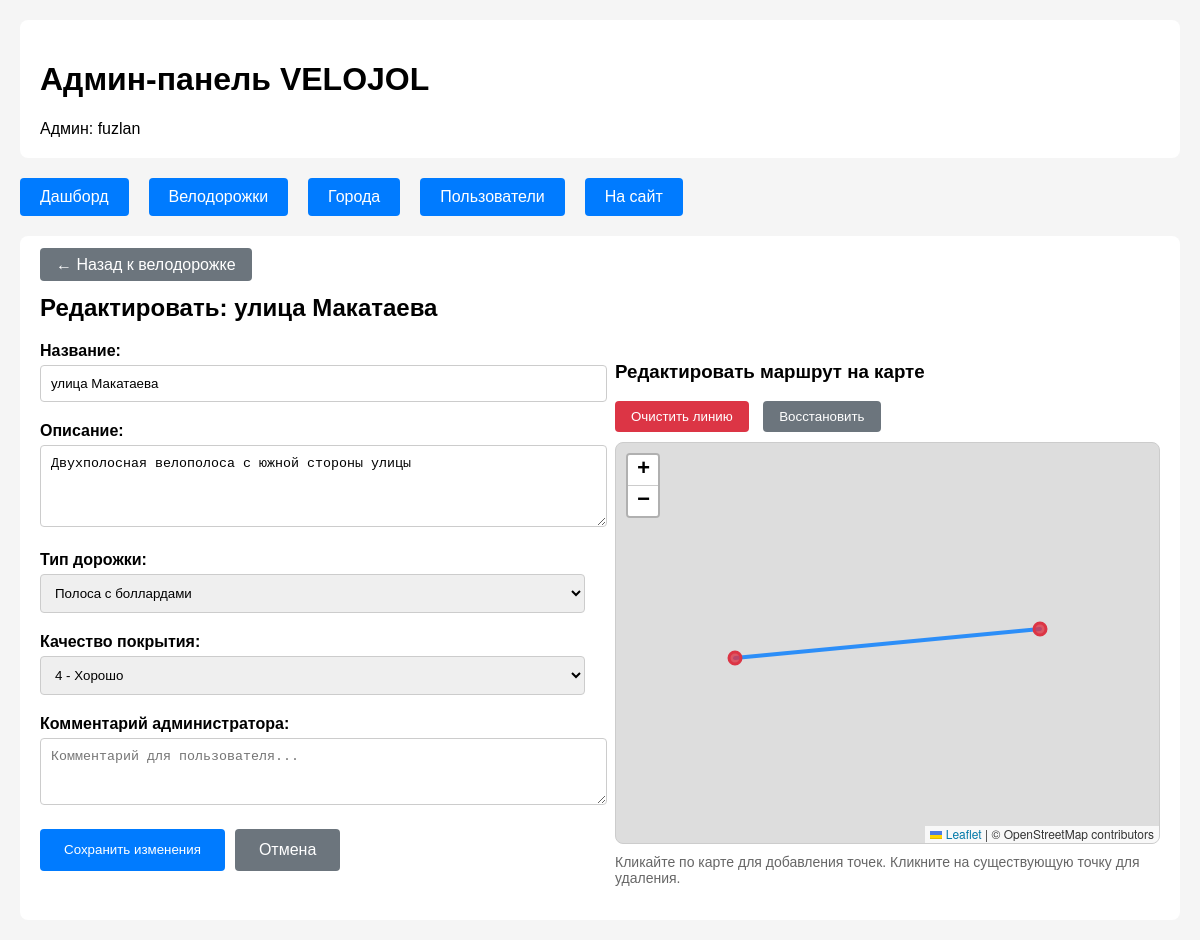
/admin/bikelanes/1/edit (signed in), run on the app's committed database.
### app/models/user.py (models this page shows, shortened)
class User(UserMixin, db.Model):
    __tablename__ = 'users'
    id = db.Column(db.Integer, primary_key=True)
    email = db.Column(db.String(120), unique=True, nullable=False, index=True)
    password_hash = db.Column(db.String(128), nullable=False)
    nickname = db.Column(db.String(64), unique=True, nullable=False, index=True)
    is_admin = db.Column(db.Boolean, default=False, nullable=False)
    is_banned = db.Column(db.Boolean, default=False, nullable=False)
    ban_reason = db.Column(db.Text, nullable=True)
    manual_score = db.Column(db.Integer, default=0, nullable=False)  # Баллы от админа
    banned_at = db.Column(db.DateTime, nullable=True)
    banned_by = db.Column(db.Integer, db.ForeignKey('users.id'), nullable=True)
    avatar_url = db.Column(db.String(256))
    strava_url = db.Column(db.String(256))
    komoot_url = db.Column(db.String(256))
    telegram_url = db.Column(db.String(256))
    instagram_url = db.Column(db.String(256))
    created_at = db.Column(db.DateTime, default=lambda: datetime.now(timezone.utc), nullable=False)
    updated_at = db.Column(db.DateTime, default=lambda: datetime.now(timezone.utc), onupdate=lambda: datetime.now(timezone.utc))
    bikelanes = db.relationship('BikeLane', foreign_keys='BikeLane.user_id', backref='author', lazy='dynamic')
    notifications = db.relationship('Notification', backref='user', lazy='dynamic')

### app/models/bikelane.py (models this page shows, shortened)
class BikeLane(db.Model):
    __tablename__ = 'bikelanes'
    id = db.Column(db.Integer, primary_key=True)
    title = db.Column(db.String(200), nullable=False)
    description = db.Column(db.Text, nullable=False)
    city_id = db.Column(db.Integer, db.ForeignKey('cities.id'), nullable=True)
    city = db.Column(db.String(100), nullable=False)
    geometry = db.Column(db.Text, nullable=False)
    track_type = db.Column(db.String(50), nullable=False)
    quality = db.Column(db.Integer, nullable=False)
    has_parking = db.Column(db.Boolean, default=False, nullable=False)
    has_markings = db.Column(db.Boolean, default=False, nullable=False)
    has_signs = db.Column(db.Boolean, default=False, nullable=False)
    overall_quality = db.Column(db.Integer, nullable=True)
    photos = db.Column(db.Text, default='[]')
    videos = db.Column(db.Text, default='[]')
    status = db.Column(db.Enum('pending', 'approved', 'rejected', name='bikelane_status'),
                      default='pending', nullable=False)
    score = db.Column(db.Integer, default=0)
    admin_comment = db.Column(db.Text, nullable=True)
    moderated_at = db.Column(db.DateTime, nullable=True)
    moderated_by = db.Column(db.Integer, db.ForeignKey('users.id'), nullable=True)
    created_at = db.Column(db.DateTime, default=datetime.utcnow, nullable=False)
    updated_at = db.Column(db.DateTime, default=datetime.utcnow, onupdate=datetime.utcnow)
    user_id = db.Column(db.Integer, db.ForeignKey('users.id'), nullable=True)
    moderator = db.relationship('User', foreign_keys=[moderated_by], backref='moderated_bikelanes')

### app/routes/admin/bikelanes.py (the view, shortened to what this page needs)
@bp.route('/bikelanes/<int:bikelane_id>/edit', methods=['GET', 'POST'])
@admin_required
def edit_bikelane(bikelane_id):
    bikelane = BikeLane.query.get_or_404(bikelane_id)
    return render_template('admin/edit_bikelane.html', bikelane=bikelane)

### app/routes/admin/__init__.py (called while the page is built)
def admin_required(f):
    @wraps(f)
    @login_required
    def decorated_function(*args, **kwargs):
        if not current_user.is_admin:
            return redirect(url_for('main.index'))
        return f(*args, **kwargs)
    return decorated_function

### app/templates/admin/edit_bikelane.html (shortened to what this page needs)
{% extends "admin/base.html" %}
{% block content %}
<div style="margin-bottom: 20px;">
    <a href="{{ url_for('admin.view_bikelane', bikelane_id=bikelane.id) }}" style="background: #6c757d; color: white; padding: 8px 16px; text-decoration: none; border-radius: 4px;">
        ← Назад к велодорожке
    </a>
</div>
<h2>Редактировать: {{ bikelane.title }}</h2>
<div style="display: grid; grid-template-columns: 1fr 1fr; gap: 30px;">
    <div>
        <form method="post" id="editForm">
            <div style="margin-bottom: 20px;">
                <label style="display: block; margin-bottom: 5px; font-weight: bold;">Название:</label>
                <input type="text" name="title" value="{{ bikelane.title }}" required
                       style="width: 100%; padding: 10px; border: 1px solid #ccc; border-radius: 4px;">
            </div>
            <div style="margin-bottom: 20px;">
                <label style="display: block; margin-bottom: 5px; font-weight: bold;">Описание:</label>
                <textarea name="description" rows="4" required
                          style="width: 100%; padding: 10px; border: 1px solid #ccc; border-radius: 4px;">{{ bikelane.description }}</textarea>
            </div>
            <div style="margin-bottom: 20px;">
                <label style="display: block; margin-bottom: 5px; font-weight: bold;">Тип дорожки:</label>
                <select name="track_type" required style="width: 100%; padding: 10px; border: 1px solid #ccc; border-radius: 4px;">
                    <option value="bollards" {% if bikelane.track_type == 'bollards' %}selected{% endif %}>Полоса с боллардами</option>
                </select>
            </div>
            <div style="margin-bottom: 20px;">
                <label style="display: block; margin-bottom: 5px; font-weight: bold;">Качество покрытия:</label>
                <select name="quality" required style="width: 100%; padding: 10px; border: 1px solid #ccc; border-radius: 4px;">
                    <option value="4" {% if bikelane.quality == 4 %}selected{% endif %}>4 - Хорошо</option>
                </select>
            </div>
            <div style="margin-bottom: 20px;">
                <label style="display: block; margin-bottom: 5px; font-weight: bold;">Комментарий администратора:</label>
                <textarea name="admin_comment" rows="3" placeholder="Комментарий для пользователя..."
                          style="width: 100%; padding: 10px; border: 1px solid #ccc; border-radius: 4px;">{{ bikelane.admin_comment or '' }}</textarea>
            </div>
            <div style="display: flex; gap: 10px;">
                <button type="submit" style="background: #007bff; color: white; border: none; padding: 12px 24px; border-radius: 4px; cursor: pointer;">
                    Сохранить изменения
                </button>
                <a href="{{ url_for('admin.view_bikelane', bikelane_id=bikelane.id) }}"
                   style="background: #6c757d; color: white; padding: 12px 24px; text-decoration: none; border-radius: 4px;">
                    Отмена
                </a>
            </div>
        </form>
    </div>
    <div>
        <h3>Редактировать маршрут на карте</h3>
        <div style="margin-bottom: 10px;">
            <button type="button" onclick="clearRoute()" style="background: #dc3545; color: white; border: none; padding: 8px 16px; border-radius: 4px; margin-right: 10px;">
                Очистить линию
            </button>
            <button type="button" onclick="resetRoute()" style="background: #6c757d; color: white; border: none; padding: 8px 16px; border-radius: 4px;">
                Восстановить
            </button>
        </div>
        <div id="editMap" style="height: 400px; border-radius: 8px; border: 1px solid #ccc;"></div>
        <p style="font-size: 14px; color: #666; margin-top: 10px;">
            Кликайте по карте для добавления точек. Кликните на существующую точку для удаления.
        </p>
    </div>
</div>
{% endblock %}

### app/templates/admin/base.html (shortened to what this page needs)
<!DOCTYPE html>
<html lang="ru">
<head>
    <link rel="stylesheet" href="https://unpkg.com/leaflet@1.9.4/dist/leaflet.css" />
</head>
<body>
    <div class="header">
        <h1>Админ-панель VELOJOL</h1>
        <span>Админ: {{ current_user.nickname }}</span>
    </div>
    <nav class="nav">
        <a href="{{ url_for('admin.dashboard') }}">Дашборд</a>
        <a href="{{ url_for('admin.bikelanes') }}">Велодорожки</a>
        <a href="{{ url_for('admin.cities') }}">Города</a>
        <a href="{{ url_for('admin.users') }}">Пользователи</a>
        <a href="{{ url_for('main.index') }}">На сайт</a>
    </nav>
    <div class="content">
        {% block content %}{% endblock %}
    </div>
</body>
</html>

### app/templates/admin/base.html (style rules this page uses)
body { font-family: Arial, sans-serif; margin: 0; padding: 20px; background: #f5f5f5; }
.header { background: white; padding: 20px; margin-bottom: 20px; border-radius: 8px; }
.nav { display: flex; gap: 20px; margin-bottom: 20px; }
.nav a { padding: 10px 20px; background: #007bff; color: white; text-decoration: none; border-radius: 4px; }
.content { background: white; padding: 20px; border-radius: 8px; }

### data on the page
User: nickname "fuzlan"
BikeLane: title "улица Макатаева", description "Двухполосная велополоса с южной стороны улицы", track_type "Полоса с боллардами", quality "4 - Хорошо"
